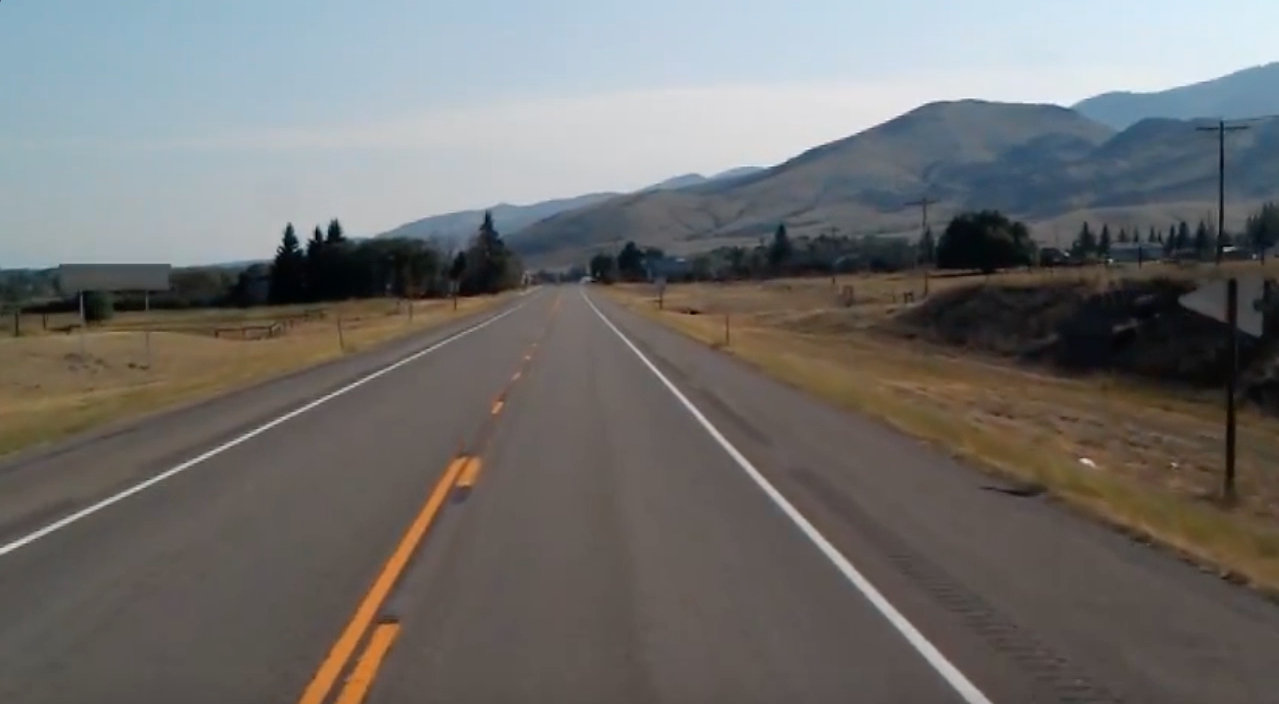
#> input picture test_image.jpg, 1279 x 704 px, found by its file name
$ python region.py
#> lines starting #> are read from the running program, lines starting #| are printed output that depends on the picture; after the words box and inside, x2 and y2 are one past the last pixel; in counts of white or black regions, pixels touching at a corner belong together
#> further down, image is the input picture: shape (704, 1279, 3); mean B, G, R 109.7, 111.3, 112.3
import cv2
import numpy as np
import matplotlib.pyplot as plt

def canny(image):
    # Sử dụng gaussian blur để giảm độ nhiễu loại bỏ cạnh giả
    blur = cv2.GaussianBlur(lane_image,(5,5),0)
    # chuyển đổi thành ảnh thang độ xám với một kênh màu duy nhất
    gray = cv2.cvtColor(lane_image, cv2.COLOR_BGR2GRAY)
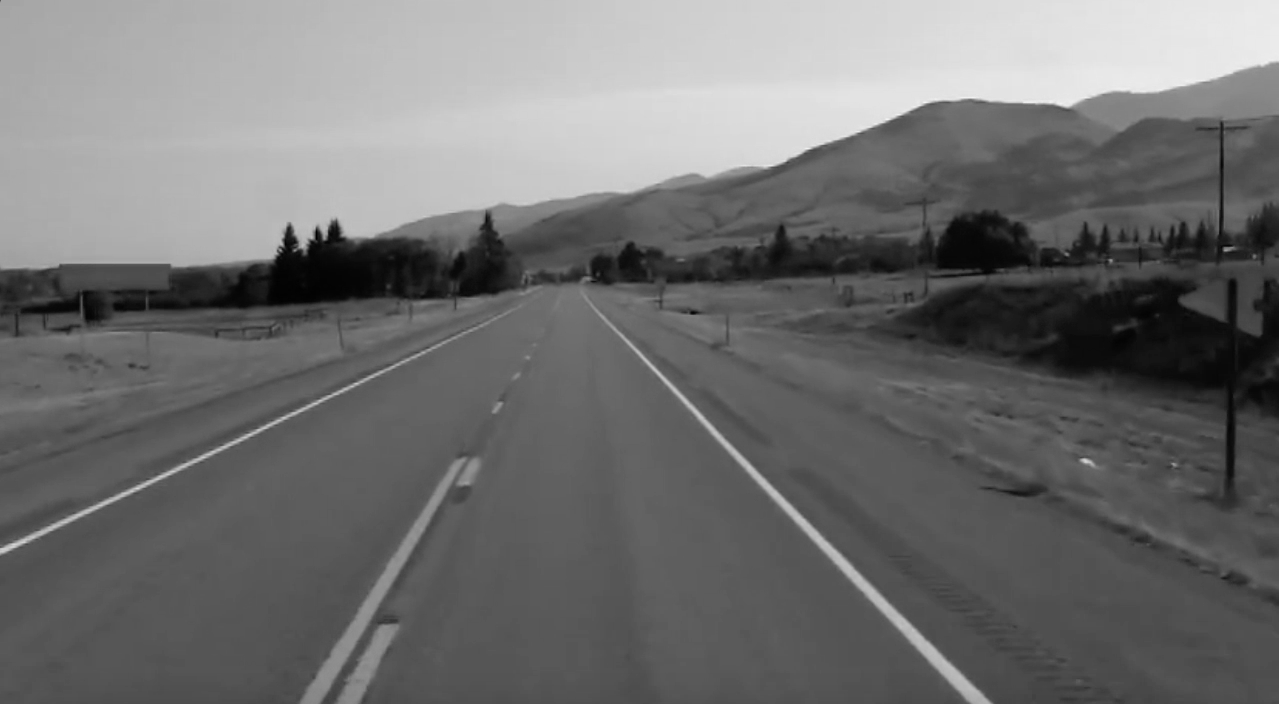
#> gray: shape (704, 1279); min 0, max 244, mean 111.4
    # thuật toán phát hiện cạnh Canny
    canny = cv2.Canny(blur, 50, 150)
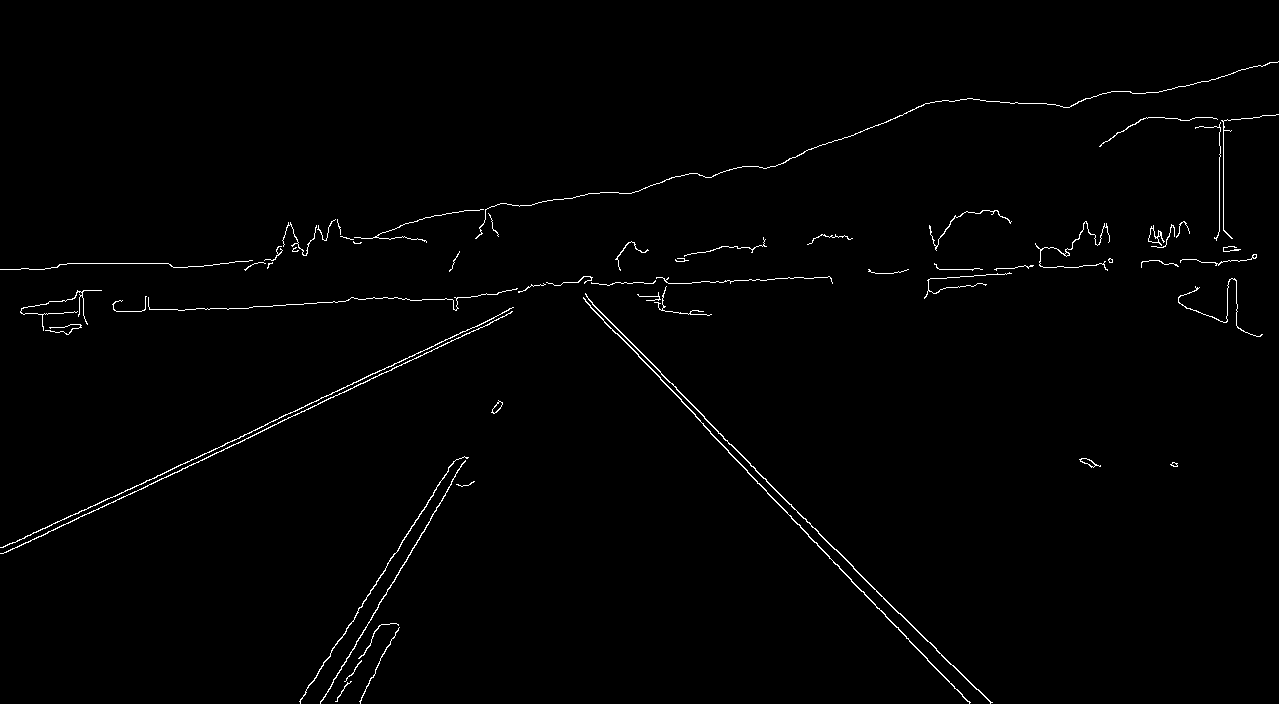
#> canny: shape (704, 1279); 1% white in thin lines or dots
    return canny

# lấy về phân vùng cần xác định hình dạng
def region_of_interest(image):
    polygons = np.array([
    [(0, 500),(1050, 700), (600,200)]
    ])
    mask = np.zeros_like(image)
    cv2.fillPoly(mask, polygons, 255)
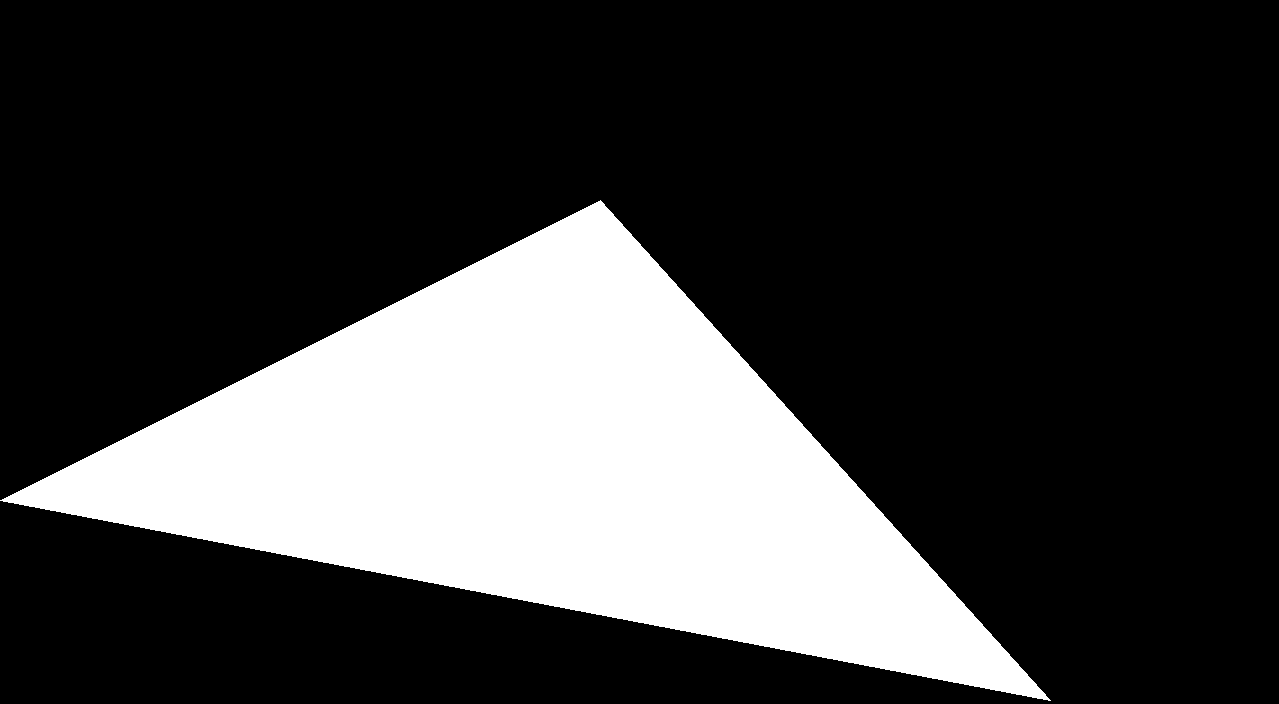
#> mask: shape (704, 1279); 24.3% white; 1 white region, box (x1, y1, x2, y2) and area: (0, 200, 1051, 701) 218401
    masked_image = cv2.bitwise_and(image, mask) # lấy lại hình trong phân vùng bằng tính chất nhị phân
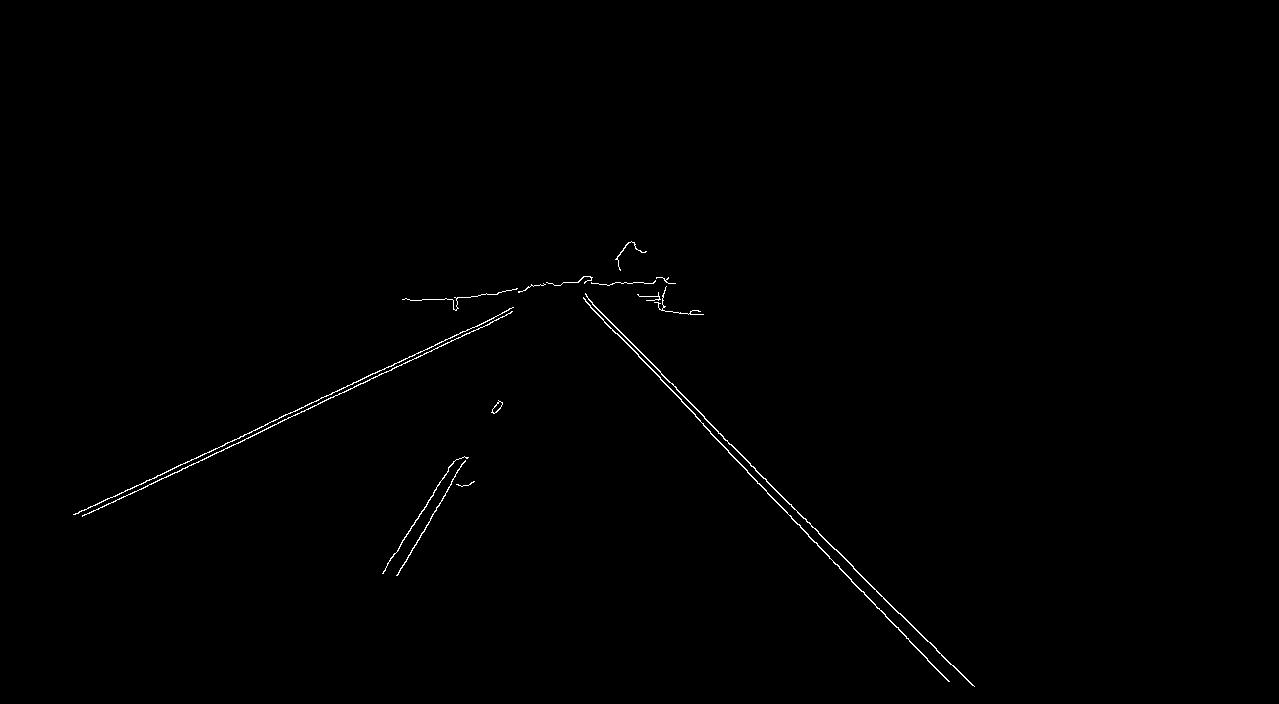
#> masked_image: shape (704, 1279); 0.41% white in thin lines or dots, all inside (x1, y1, x2, y2) = (73, 241, 975, 687)
    return masked_image

# đọc ảnh dưới dạng mảng đa chiều chứa cường độ ảnh tương đối của từng pixels
image = cv2.imread('test_image.jpg')
lane_image = np.copy(image)
canny = canny(lane_image)

cropped_image = region_of_interest(canny)
cv2.imshow('result', region_of_interest(cropped_image))
cv2.waitKey(0)

$ run again, with anh1.png saved as test_image.jpg
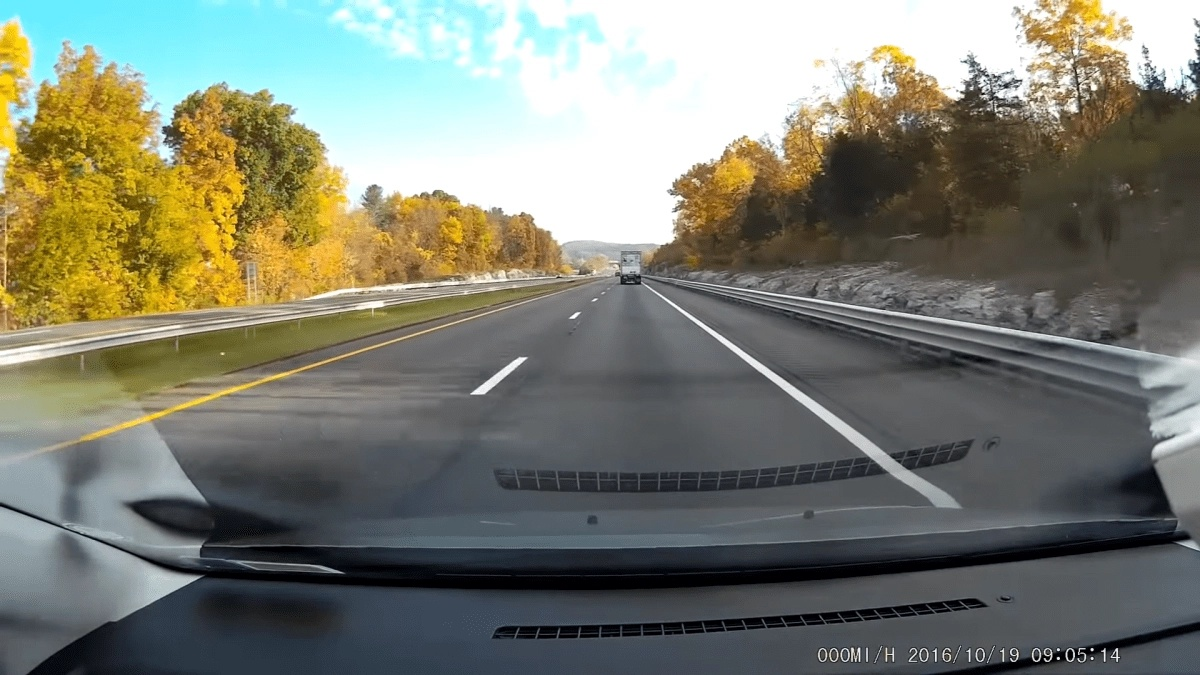
#> input picture anh1.png, 1200 x 675 px, found by its file name
#> image is the input picture: shape (675, 1200, 3); mean B, G, R 113.1, 125.8, 123.6
#> in canny, `canny = cv2.Canny(blur, 50, 150)`:
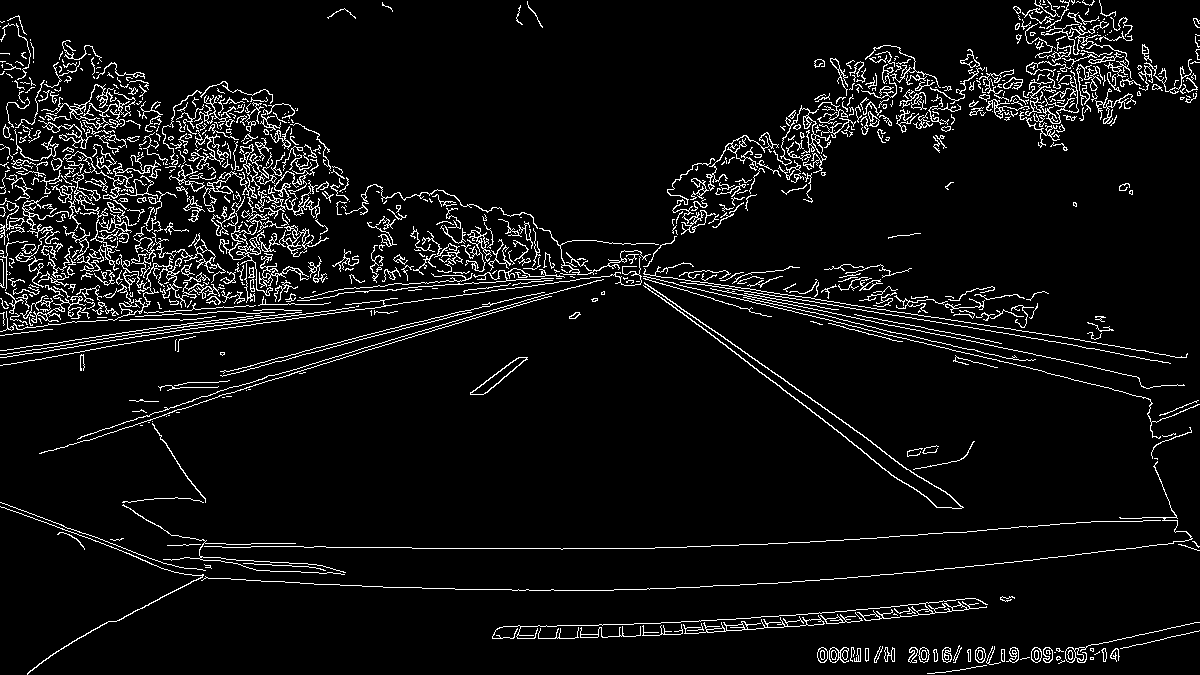
#> canny: shape (675, 1200); 6.1% white in thin lines or dots
#> mask: shape (675, 1200); 26.8% white; 1 white region, box (x1, y1, x2, y2) and area: (0, 200, 1028, 675) 216982
#> in region_of_interest, `masked_image = cv2.bitwise_and(image, mask)`:
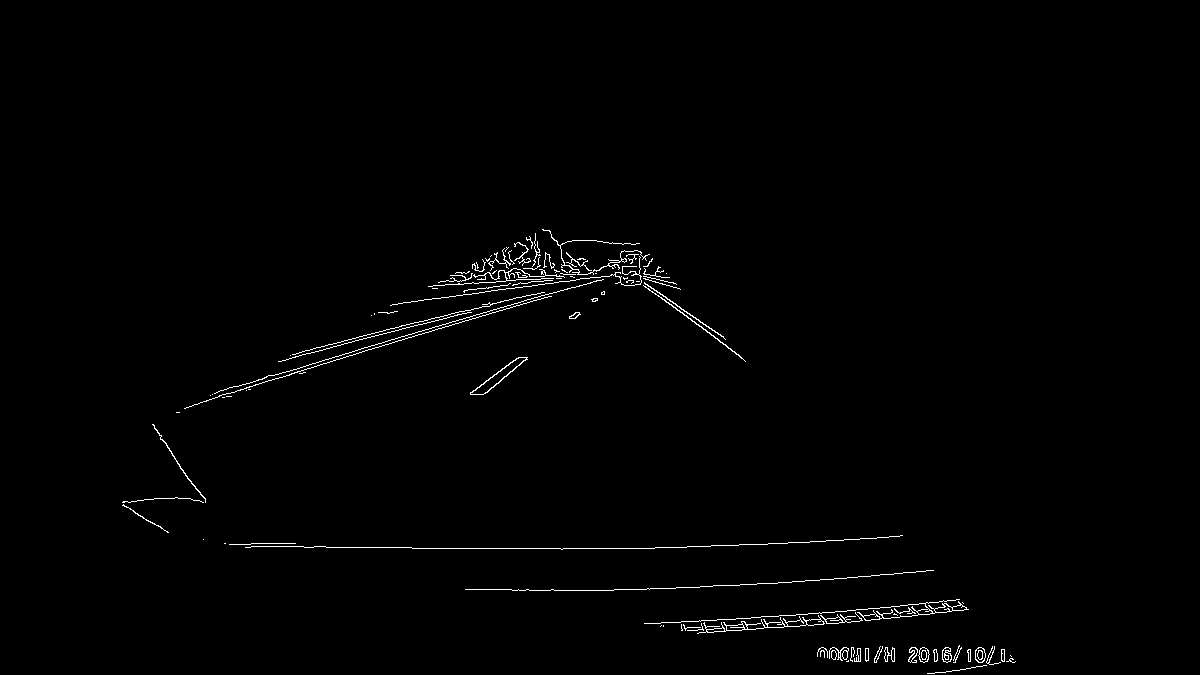
#> masked_image: shape (675, 1200); 0.91% white in thin lines or dots, all inside (x1, y1, x2, y2) = (122, 229, 1016, 674)
